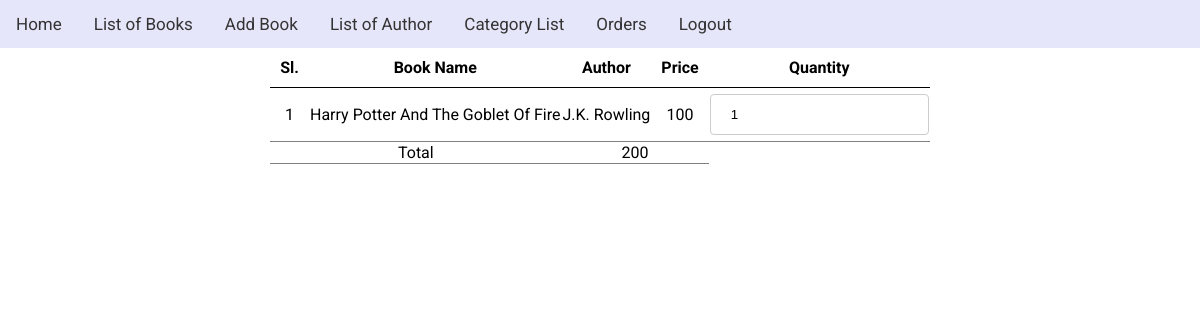
The page /order?bookid=1 (signed in) on the database its author committed.
### tables this page shows
CREATE TABLE `books` (
  `id` int(3) NOT NULL,
  `bookTitle` varchar(100) NOT NULL,
  `authorID` int(255) NOT NULL,
  `categoryID` int(2) NOT NULL,
  `bookDesc` varchar(255) DEFAULT NULL,
  `bookPrice` int(10) NOT NULL,
  `bookThumb` varchar(255) NOT NULL
);

### classes/EntryPoint.php (called while the page is built, shortened)
<?php
class EntryPoint{
    private $routes;
    private $route;
    public function __construct($route)
    {
        $this->routes=new Route();
        $this->route=$route;
    }
    public function loadTemplate($templateName,$variable=[])
    {
        extract($variable);
        include __DIR__."//..//templates/".$templateName;
        return ob_get_clean();
    }
    public function run()
    {
        $page=$this->routes->getRoute($this->route);
        if(isset($page['variables']))
        {
            $output=$this->loadTemplate($page['template'],$page['variables']);
        }else
        {
            $output=$this->loadTemplate($page['template']);
        }
        include __DIR__."//..//templates/layout.html.php";
    }
}

### index.php (called while the page is built)
<?php
    include __DIR__."//classes/EntryPoint.php";
    $url=$_SERVER['REQUEST_URI'];
    $url=strtok($url,"?");
    $entryPoint=new EntryPoint($url);
    $entryPoint->run();

### controller/BookController.php (called while the page is built, shortened)
<?php
class BookController{
    private $bookTable;
    private $authorTable;
    public function __construct()
    {
        include __DIR__."//..//config/DatabaseConnection.php";
        include __DIR__."//..//config/DatabaseTable.php";
        $this->bookTable=new DatabaseTable($pdo,'books','id');
        $this->authorTable=new DatabaseTable($pdo,'author','id');
    }
    public function orderBook()
    {
        $book=$this->bookTable->findById($_GET['bookid']);
        $author=$this->authorTable->findById($book['authorID']);
        $book['authorName']=$author['authorName'];
        return ['template'  =>'orders.html.php',
                'title'     =>'Book Order',
                'variables' =>[
                    'book' =>$book,
                ]
            ];
    }
}

### config/DatabaseTable.php (called while the page is built, shortened)
<?php
class DatabaseTable{
    private $pdo;
    private $tableName;
    private $primaryKey;
    public function __construct(PDO $pdo,string $tableName,string $primaryKey)
    {
        include __DIR__."//.//DatabaseConnection.php";
        $this->pdo=$pdo;
        $this->tableName=$tableName;
        $this->primaryKey=$primaryKey;
    }
    private function query($query,$parameters=[])
    {
        $query=$this->pdo->prepare($query);
        $query->execute($parameters);
        return $query;
    }
    public function findById($id)
    {
        $query="SELECT * FROM ".$this->tableName." WHERE ". $this->primaryKey."= :value";
        $parameters=[
            ':value'=>$id,
        ];
        $result=$this->query($query,$parameters);
        $row=$result->fetch(PDO::FETCH_ASSOC);
        return $row;
    }
}

### Routes/Routes.php (called while the page is built, shortened)
<?php
    class Route{
        public function getRoute($route)
        {
            include __DIR__."//..//controller/BookController.php";
            $bookController = new BookController();
            $authController = new AuthController();
            if('/sd3/'===$route)
            {
                $page=$bookController->home();
            }
            elseif('/sd3/list'=== $route)
            {
                $page=$bookController->showList();
            }
            elseif('/sd3/show'=== $route)
            {
                $page=$bookController->show();
            }
            elseif('/sd3/add'=== $route)
            {
                if($authController->isLoggedIn()){
                    $page=$bookController->saveEdit();
                }else{
                    $page=$bookController->home();
                }
            }
            elseif('/sd3/authorList'===$route)
            {
                $page=$bookController->getAuthorList();
            }
            elseif('/sd3/categoryList' ===$route)
            {
                $page=$bookController->getCategoryList();
            }
            elseif('/sd3/update' === $route)
            {
                $page=$bookController->saveEdit();
            }
            elseif('/sd3/delete'===$route)
            {
                $page=$bookController->delete();
            }
            elseif('/sd3/login'===$route)
            {
                $page=$authController->login();
            }
            elseif('/sd3/logout'===$route)
            {
                $page=$authController->logout();
            }
            elseif('/sd3/order')
            {
                $page=$bookController->orderBook();
            }
            return $page;
        }
    }

### templates/orders.html.php (the view)
<div class="row bookList">
    <table>
        <thead>
            <tr>
                <th>Sl.</th>
                <th>Book Name</th>
                <th>Author</th>
                <th>Price</th>
                <th>Quantity</th>
            </tr>
        </thead>
        <tbody>
            <tr>
                <td><?=$book['id'] ?? ''?></td>
                <td><?=$book['bookTitle'] ?? ''?></td>
                <td><?=$book['authorName'] ?? ''?></td>
                <td><?=$book['bookPrice'] ?? ''?></td>
                <td><input type="number" value="1"></td>
            </tr>
            <tr>
                <td colspan="2">Total</td>
                <td colspan="2">200</td>
            </tr>
        </tbody>
    </table>
</div>

### style.css (style rules this page uses)
body { margin: 0; padding: 0; font-family: 'Roboto', sans-serif; ; }
.row { width: 100%; }
input[type=text], input[type=number],select,textarea { width: 100%; padding: 12px 20px; margin: 5px 0; display: inline-block; border: 1px solid #ccc; border-radius: 4px; box-sizing: border-box; }
.bookList { display: flex; justify-content: center; align-items: center ; }
table { padding: 10px; border-collapse: collapse; }
td { border-collapse: collapse; border-bottom: 1px solid grey; text-align: center; }
thead { border-bottom: 1px solid ; }
table th { padding: 10px; }

### rows shown on the page
books: id "1", bookTitle "Harry Potter And The Goblet Of Fire", bookPrice "100"

### other values the page prints
$book['authorName'] "J.K. Rowling"
